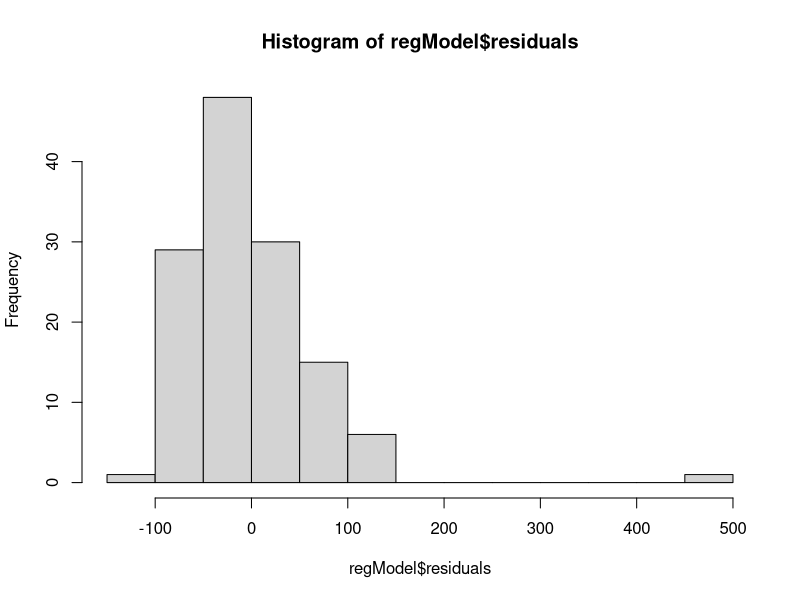
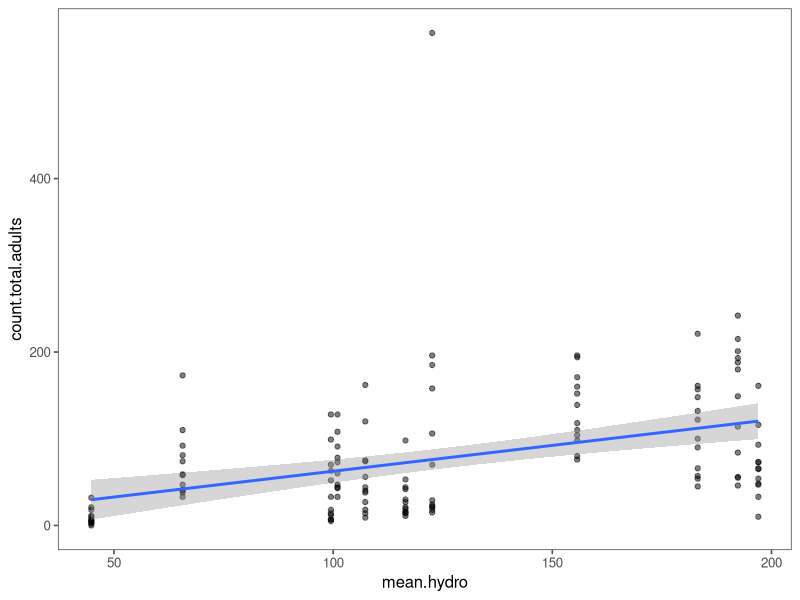
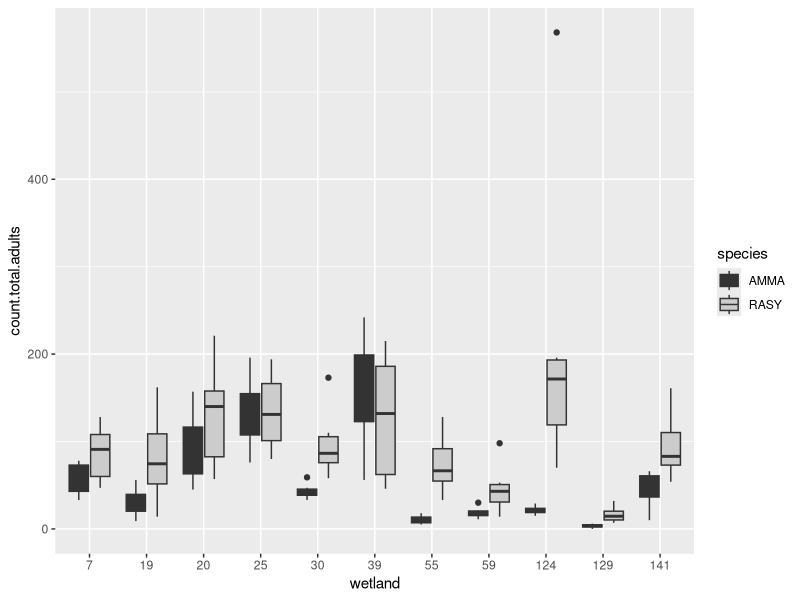
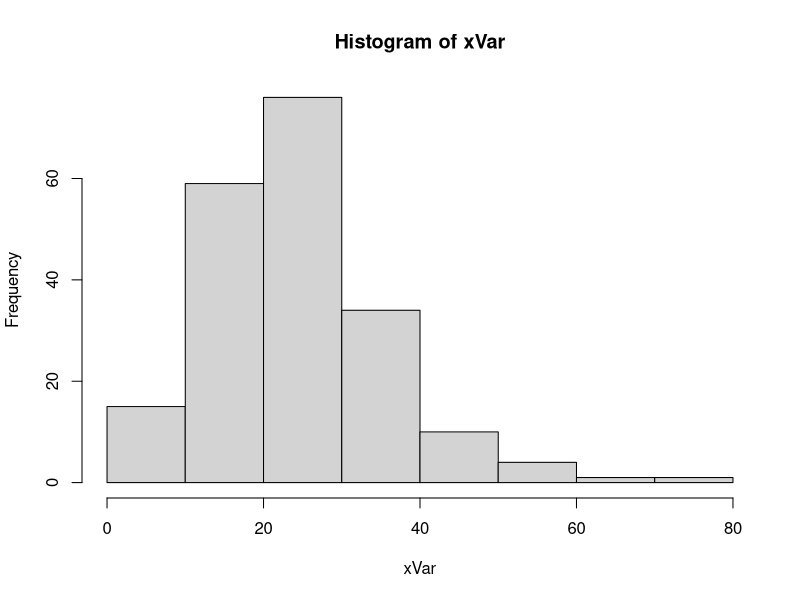
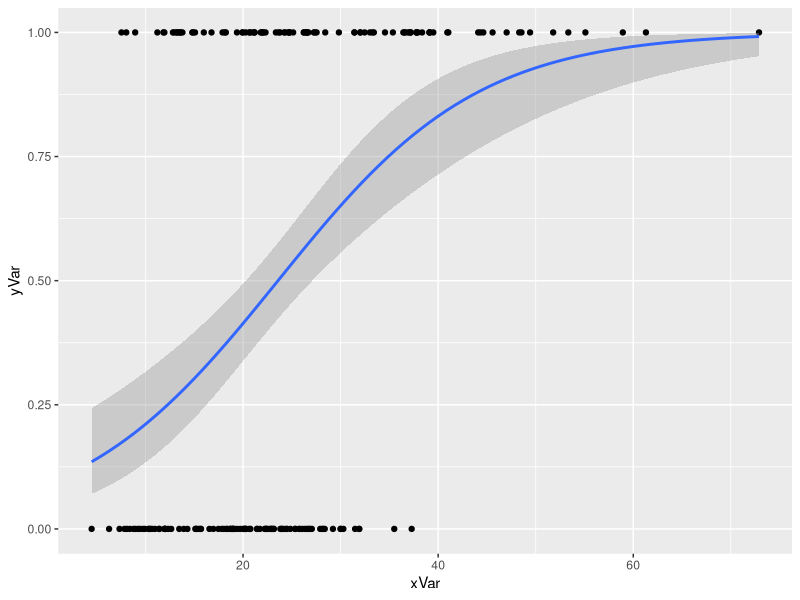
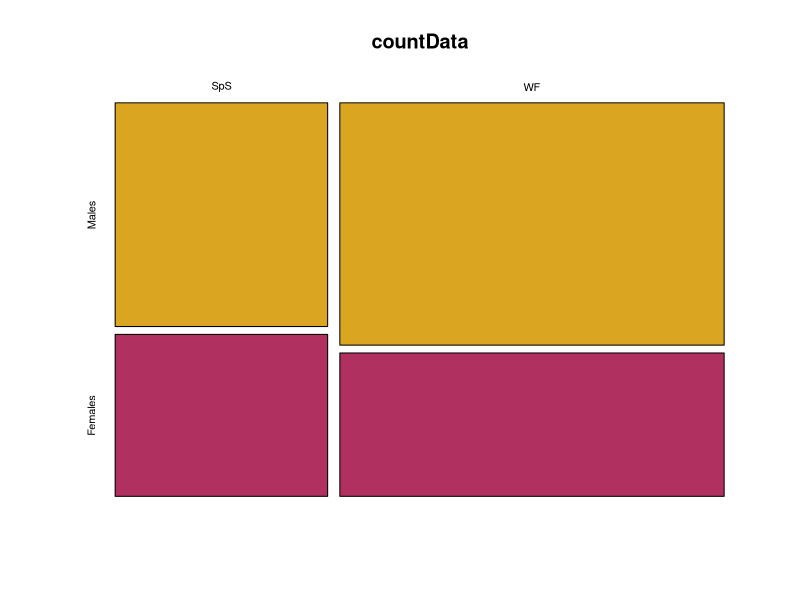
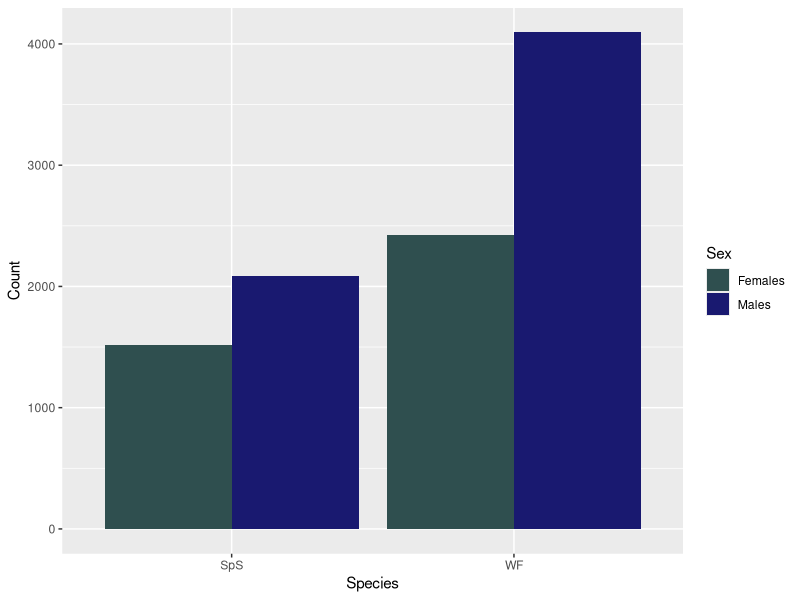
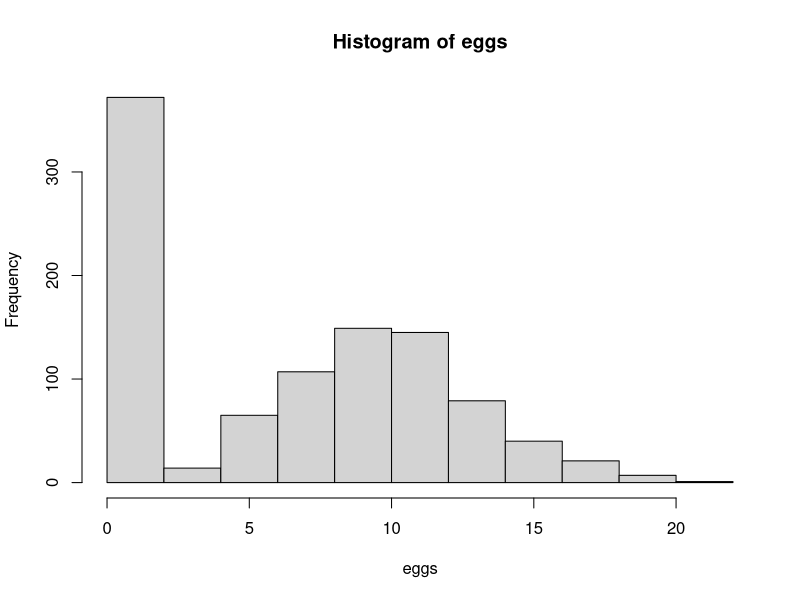

Source code (R) for these figures, in order:
##### Simple Data Analysis and More Complex Control Structures #####
##### 1/30/23
##### EBW


## Load in data
dryadData <- read.table(file="Data/veysey-babbitt_data_amphibians.csv", header=T, sep=",")

## Set up libraries
library(tidyverse)
library(ggthemes)

### Analyses
### Experimental designs
### independent/explanatory var (x) vs. dependent/response var (y)
### continuous (range of #, quantitative) vs. discrete (qualitative/categorical)

### continuous x & continuous y: linear regression (scatter plot)
### discrete x & continuous y: t-test/ANOVA (bar graph, box plot)
### discrete x & discrete y: chi-square (table, mosaic)
### continuous x & discrete y: logistic regression (logistic curve)

glimpse(dryadData)

### Basic linear regression analysis (2 continuous variables)
## Is there a relationship between the mean pool hydroperiod and the number of breeding frogs caught?
## Basic formula: y ~ x

regModel <- lm(count.total.adults ~ mean.hydro, data=dryadData) #linear model
summary(regModel) #gives the summary
hist(regModel$residuals) #helps show us if the linear model was the way to go, we want it to look normal
summary(regModel)$"r.squared" #extract r squared

View(summary(regModel))

## Scatter plot
regPlot <- ggplot(data=dryadData, aes(x=mean.hydro, y=count.total.adults)) +
  geom_point(alpha=0.5) +
  stat_smooth(method="lm",se=0.99)

regPlot + theme_few()


### Basic ANOVA
## Was there a statistically significant difference in the # of adults between wetlands?
## Basic formula: y ~ x

dryadData$wetland <- factor(dryadData$wetland)

ANOmodel <- aov(count.total.adults ~ wetland, data=dryadData) #make sure that categorical var is categorical (see: factor)
summary(ANOmodel)

dryadSummary <- dryadData %>%
  group_by(wetland) %>%
  summarize(avgHydroPeriod = mean(count.total.adults, na.rm=T), N = n())

## Box plot
ANOplot <- ggplot(data=dryadData, aes(x=wetland, y=count.total.adults, fill=species)) +
  geom_boxplot() +
  scale_fill_grey()
ANOplot
ggsave(file="SpeciesBoxPlots.pdf",plot=ANOplot, device="pdf") #save image as pdf


### Logistic regression

## Simulate a data frame
# gamma probabilities: best for continuous variables that are always positive and have a skewed distribution
xVar <- sort(rgamma(n=200, shape=5, scale=5))
hist(xVar)
yVar <- sample(rep(c(1,0), each=100), prob=seq_len(200)) #equal probability of sampling 1 or 0
logRegData <- data.frame(xVar,yVar)
glimpse(logRegData)

# Analysis
logRegModel <- glm(yVar ~ xVar, data=logRegData, family="binomial"(link=logit))
summary(logRegModel)

# Logistic regression plot
logRegPlot <- ggplot(data=logRegData, aes(x=xVar, y=yVar)) +
  geom_point() +
  stat_smooth(method= "glm", method.args=list(family="binomial"))
logRegPlot


### Contingency table (chi-squared) Analysis
## Are there differences in counts of males and females between species?

countData <- dryadData %>%
  group_by(species) %>%
  summarize(Males = sum(No.males, na.rm=T), 
            Females = sum(No.females, na.rm=T)) %>%
  select(-species) %>%
  as.matrix()

row.names(countData) <- c("SpS","WF")

# chi-squared test
chiTest <- chisq.test(countData)
chiTest$residuals #distances from expected values

# Mosaic plot (base R)
mosaicplot(x=countData, col=c("goldenrod","maroon"))

# Reshape data for bar graph
countDataLong <- countData %>%
  as_tibble() %>%
  mutate(Species = c(rownames(countData))) %>%
  pivot_longer(cols=Males:Females, names_to="Sex", values_to="Count")

# Bar graph
ggplot(countDataLong, aes(x=Species, y=Count, fill=Sex)) +
  geom_bar(stat="identity", position="dodge") + #plot bars next to each other
  scale_fill_manual(values=c("darkslategrey","midnightblue"))


##########################################################

#### Control Structures

# if and ifelse statements

### if (condition) {expression 1}
# If <condition> is true, run <expression 1>

### if (condition) {expression 1}
### else {expression 2}
# If <condition>, run <expression 1>. Otherwise, <run expression 2>

### if (condition 1) {expression 1} else
### if (condition 2) {expression 2} else
### {expression 3}
# If <condition 1>, run <expression 1>. If <condition 2>, <run expression 2>. Otherwise, run <expression 3>.

### If there is a final unspecified else, captures the rest of unspecified conditions
### else must appear on the same line as the expression

# use it for single values
z <- signif(runif(1),digits=2) #random uniform single number
z >  0.5 #example of a condition

### use {} or not
if (z > 0.8) {cat(z, "is a large number", "\n") #cat() strings together strings; "\n" is a line break
  } else
    if (z < 0.2) {cat(z, "is a small number", "\n")
      } else 
      {cat(z, "is a number of typical size","\n")
        cat("z^2 =", z^2, "\n")}


#### ifelse to fill vectors

### ifelse(condition, yes, no)

#### insect population where females lay 10.2 eggs on average, following a Poisson distribution (discrete probability distribution showing the likely number of times an event will occur). 35% parasitism where no eggs are laid. Let's make a distribution for 1000 individuals
tester <- runif(1000) #1000 random uniform numbers
eggs <- ifelse(tester > 0.35, rpois(n=1000, lambda=10.2), 0)
hist(eggs)

#vector of p-values from a simulation and we want to create a vector to highlight the significant ones for plotting.
pVals <- runif(1000)
z <- ifelse(pVals <= 0.025, "lowerTail", "nonSig")
table(z)
z[pVals >= 0.975] <- "upperTail"
table(z)

#### for loops
### workhorse function for doing repetitive tasks
### universal in all computer languages
### Controversial in R
## -often unnecessary (vectorization in R)
## -very slow with certain operations
## -family of apply functions (learn more for final project??)

### Anatomy of a for loop
### for(var in seq) { #starts for loop
  ###   body of the for loop
### } end of the for loop
# var is a counter variable that holds the current value of the for loop
# sequence is an integer vector that defines start/end of loop

for (i in 1:5) {
  cat("stuck in a loop",i,"\n")
  cat(3+2,"\n")
  cat(3+i,"\n")
}
print(i)

## Use a counter variable that maps to the position of each element
my_dogs <- c("chow","akita","malamute","husky","samoyed")
for(i in 1:length(my_dogs)) {
  cat("i =", i, "my_dogs[i] =", my_dogs[i], "\n")
}

## Use double for loops

# loop over rows (single loop)
m <- matrix(round(runif(20),digits=2), nrow=5)
for (i in 1:nrow(m)){
  m[i,] <- m[i,] + i
}

# loop over rows AND columns (nested loop)
m <- matrix(round(runif(20),digits=2), nrow=5)
for (i in 1:nrow(m)) {
  for (j in 1:ncol(m)) {
    m[i,j] <- m[i,j] + i + j
  } #end col for loop j
} #end row for loop i
print(m)


